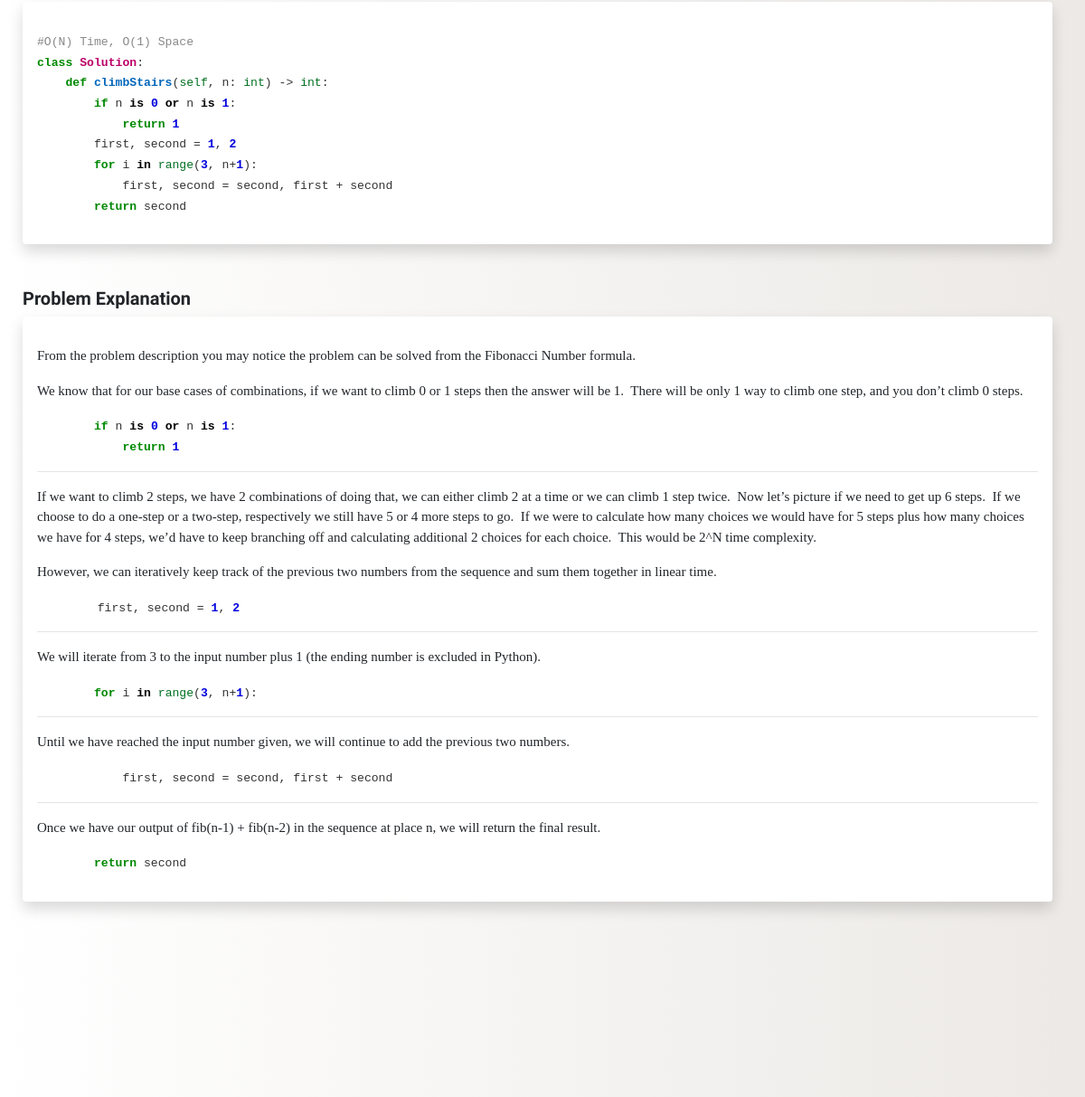
Before: /post/21/ (middle part) with the older database file.
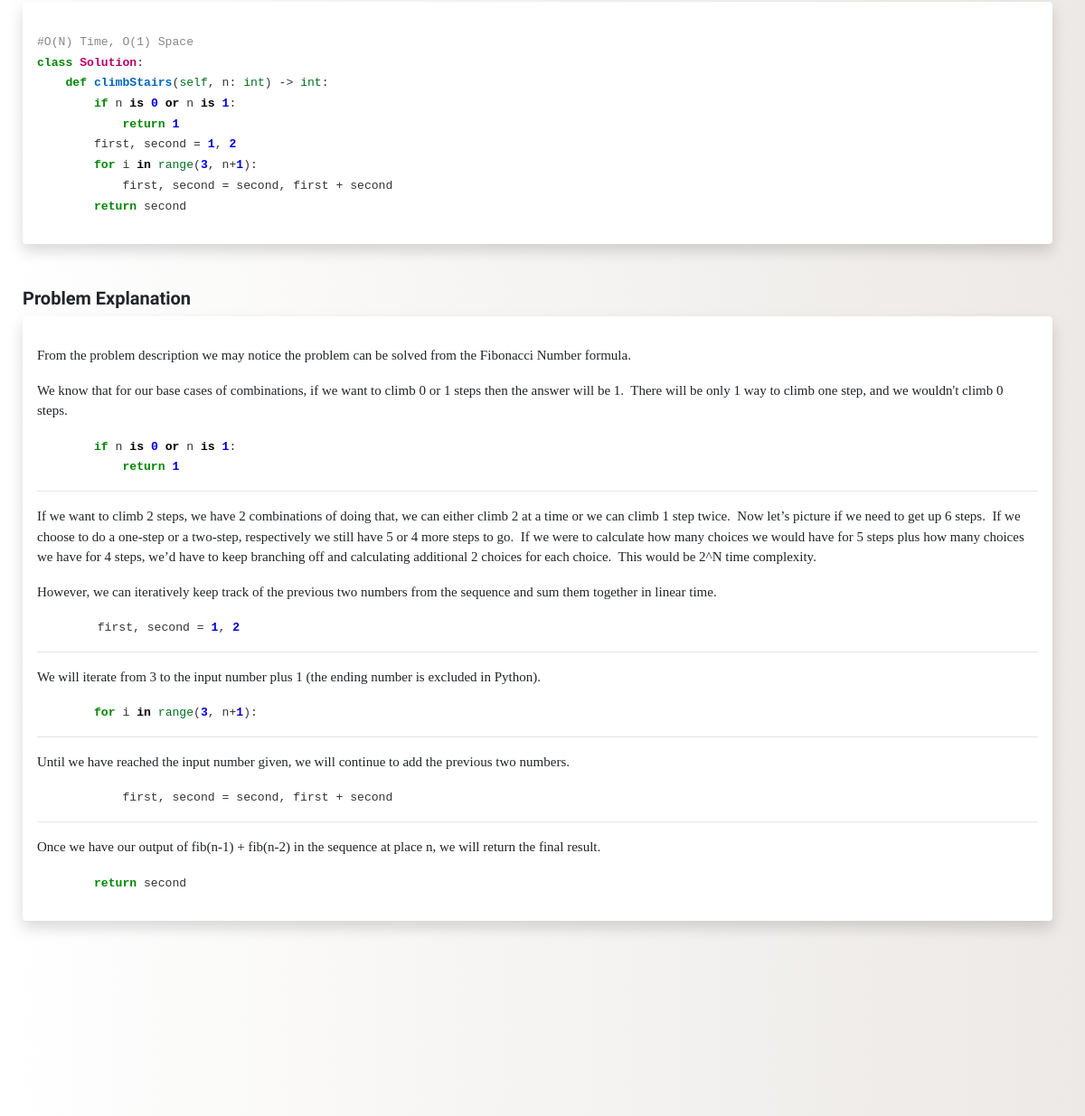
After: the same page with the newer database file.
### blog/models.py (models this page shows, shortened)
class Post(models.Model):
    author = models.TextField()
    title = RichTextField()
    category = models.TextField(choices = CATEGORY_CHOICES, default = 'arrays')
    alt_category = models.TextField(choices = CATEGORY_CHOICES, blank=True, null = True)
    difficulty = models.TextField(choices = DIFFICULTY_CHOICES, default = 'easy')
    description = RichTextField()
    text = RichTextField()
    explanation = RichTextField()
    additional_notes = RichTextField(blank=True, null = True)
    published_date = models.DateTimeField(blank=True, null=True)

### blog/views.py (the view)
# urls.py: path('post/<int:pk>/', views.PostDetailView.as_view(), name='post_detail'),
class PostDetailView(DetailView):
    model = Post

### blog/templates/blog/post_detail.html (shortened to what this page needs)
{% extends 'blog/base.html' %}
{% block content %}
<div class="pops col-md-12">
  <div class="posttext shadow p-3 mb-5 bg-white rounded">
      <p>{{ post.text|safe}}</p>
  </div>
<h5><b>Problem Explanation</b></h5>
<div class="postexplanation shadow p-3 mb-5 bg-white rounded">
    <p>{{ post.explanation|safe}}</p>
</div>
  </div>
  {% endblock %}

Changed rows visible on the page:
changed Post: explanation "From the problem description you may notice the problem can be solved from the Fibonacci Number formula. We know that for our base cases of combinations, if we want to climb 0 or 1 steps then the answer will be 1. There will be only 1 way to climb one step, and you don’t climb 0 steps. if…" → "From the problem description we may notice the problem can be solved from the Fibonacci Number formula. We know that for our base cases of combinations, if we want to climb 0 or 1 steps then the answer will be 1. There will be only 1 way to climb one step, and we wouldn't climb 0 steps. if…"
